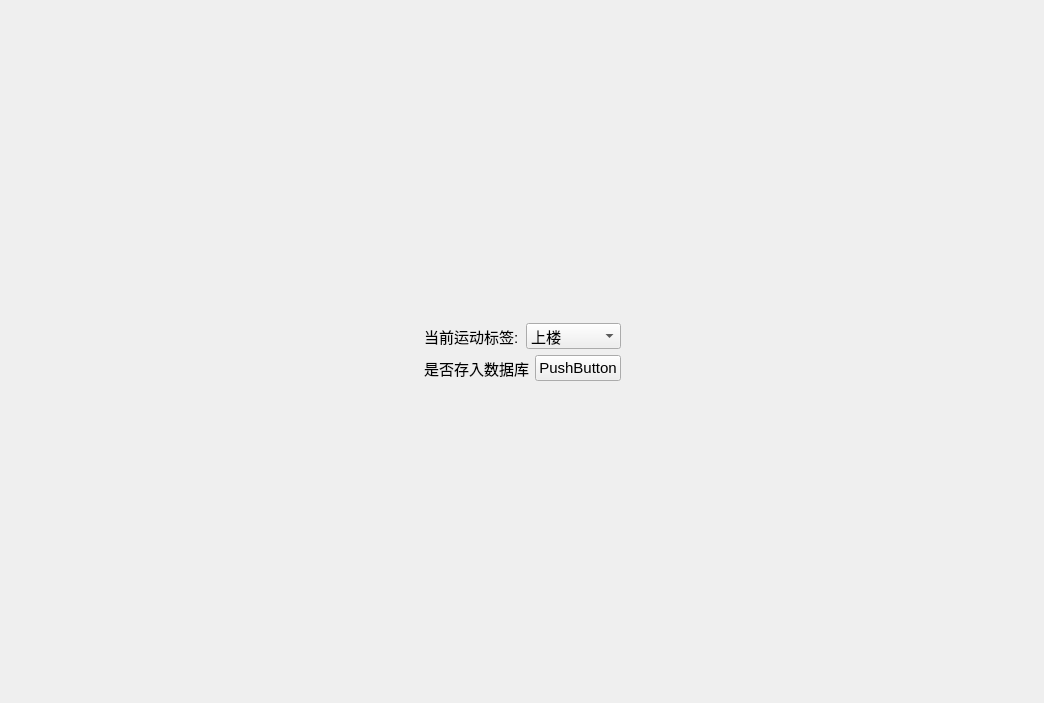
<?xml version="1.0" encoding="UTF-8"?>
<ui version="4.0">
 <class>ControlWid</class>
 <widget class="QWidget" name="ControlWid">
  <property name="geometry">
   <rect>
    <x>0</x>
    <y>0</y>
    <width>1044</width>
    <height>703</height>
   </rect>
  </property>
  <property name="font">
   <font>
    <pointsize>11</pointsize>
   </font>
  </property>
  <property name="windowTitle">
   <string>Form</string>
  </property>
  <layout class="QGridLayout" name="gridLayout_2">
   <item row="0" column="1">
    <spacer name="verticalSpacer">
     <property name="orientation">
      <enum>Qt::Vertical</enum>
     </property>
     <property name="sizeHint" stdset="0">
      <size>
       <width>20</width>
       <height>40</height>
      </size>
     </property>
    </spacer>
   </item>
   <item row="1" column="2">
    <spacer name="horizontalSpacer_2">
     <property name="orientation">
      <enum>Qt::Horizontal</enum>
     </property>
     <property name="sizeHint" stdset="0">
      <size>
       <width>40</width>
       <height>20</height>
      </size>
     </property>
    </spacer>
   </item>
   <item row="3" column="1">
    <spacer name="verticalSpacer_2">
     <property name="orientation">
      <enum>Qt::Vertical</enum>
     </property>
     <property name="sizeHint" stdset="0">
      <size>
       <width>20</width>
       <height>40</height>
      </size>
     </property>
    </spacer>
   </item>
   <item row="1" column="0">
    <spacer name="horizontalSpacer">
     <property name="orientation">
      <enum>Qt::Horizontal</enum>
     </property>
     <property name="sizeHint" stdset="0">
      <size>
       <width>40</width>
       <height>20</height>
      </size>
     </property>
    </spacer>
   </item>
   <item row="1" column="1">
    <layout class="QGridLayout" name="gridLayout">
     <item row="0" column="0">
      <layout class="QHBoxLayout" name="horizontalLayout">
       <item>
        <widget class="QLabel" name="label">
         <property name="text">
          <string>当前运动标签:</string>
         </property>
        </widget>
       </item>
       <item>
        <widget class="QComboBox" name="label_Combox">
         <item>
          <property name="text">
           <string>上楼</string>
          </property>
         </item>
         <item>
          <property name="text">
           <string>跑步</string>
          </property>
         </item>
         <item>
          <property name="text">
           <string>散步</string>
          </property>
         </item>
         <item>
          <property name="text">
           <string>汽车</string>
          </property>
         </item>
        </widget>
       </item>
      </layout>
     </item>
     <item row="1" column="0">
      <layout class="QHBoxLayout" name="horizontalLayout_2">
       <item>
        <widget class="QLabel" name="label_2">
         <property name="text">
          <string>是否存入数据库</string>
         </property>
        </widget>
       </item>
       <item>
        <widget class="QPushButton" name="storeBtn">
         <property name="text">
          <string>PushButton</string>
         </property>
        </widget>
       </item>
      </layout>
     </item>
    </layout>
   </item>
  </layout>
 </widget>
 <resources/>
 <connections/>
</ui>
